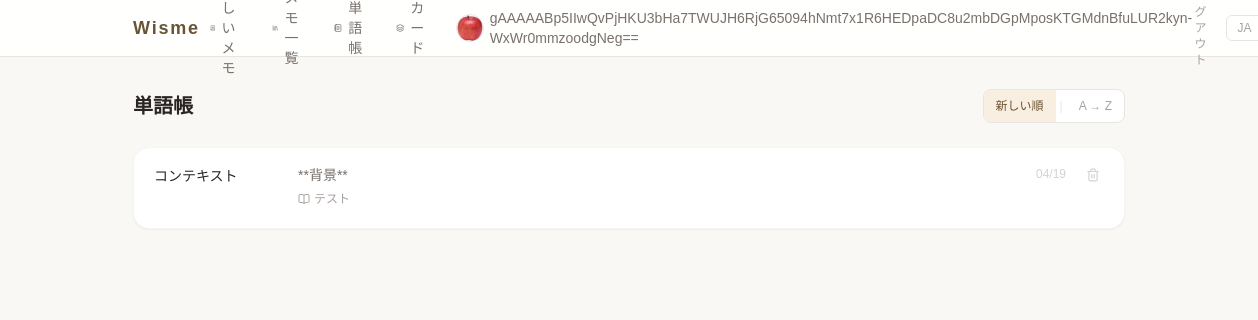
The app's page /wisme/words/ (signed in) with its own data.
### wisme/models.py (models this page shows, shortened)
class CustomUser(AbstractUser):
    display_name = EncryptedCharField(max_length=100, blank=True, verbose_name=_("表示名"))
    profile_image = models.ImageField(
        upload_to='media/profile/', blank=True, null=True, verbose_name=_("プロフィール画像")
    )

class SearchedWord(models.Model):
    owner = models.ForeignKey(
        settings.AUTH_USER_MODEL,
        on_delete=models.CASCADE,
        null=True,
        blank=True,
        verbose_name=_("オーナー"),
    )
    note = models.ForeignKey(
        Page,
        on_delete=models.CASCADE,
        related_name='words',
        null = True,
        blank = True,
        verbose_name=_("関連メモ")
    )
    word = models.CharField(max_length=100, db_index=True, verbose_name=_("意味を知りたい単語"))
    meaning = models.TextField(verbose_name=_("意味"))
    created_at = models.DateTimeField(auto_now_add=True, verbose_name=_("検索日時"))

class Page(models.Model):
    id = models.UUIDField(primary_key=True,
                          default = uuid.uuid4,editable=False,verbose_name="Id")
    owner = models.ForeignKey(
        settings.AUTH_USER_MODEL,
        on_delete=models.CASCADE,
        null=True,
        blank=True,
        verbose_name=_("オーナー"),
    )
    title = models.CharField(max_length=100,verbose_name=_("タイトル"))
    thoughts = models.TextField(max_length=1000,blank=True,verbose_name=_("このドキュメントを読んだ感想(空欄可)"))
    page_date = models.DateField(verbose_name=_("日付"))
    picture = models.ImageField(upload_to="wisme/picture/",blank = True,null = True,verbose_name=_("写真"))
    image_url = models.URLField(max_length=500, null=True, blank=True, verbose_name=_("サムネイルURL"))
    created_at = models.DateTimeField(auto_now_add = True,verbose_name=_("作成日時"))
    update_at = models.DateTimeField(auto_now = True,verbose_name=_("更新日時"))

### wisme/views.py (the view)
class WordListView(LoginRequiredMixin, ListView):
    model = SearchedWord
    template_name = 'wisme/word_list.html'
    context_object_name = 'words'
    def get_queryset(self):
        qs = SearchedWord.objects.filter(owner=self.request.user).select_related('note')
        if self.request.GET.get('sort') == 'alpha':
            return qs.order_by('word')
        return qs.order_by('-created_at')

### templates/wisme/word_list.html (shortened to what this page needs)
{% extends "base/wisme_base.html" %}
{% load i18n %}
{% block body %}
<div class="flex items-center justify-between mb-6">
    <h1 class="text-xl font-semibold text-stone-800">{% trans "単語帳" %}</h1>
    <div class="flex items-center gap-1 text-xs text-stone-400 bg-white border border-stone-200 rounded-lg overflow-hidden">
        <a href="?sort=created_at"
           class="px-3 py-2 hover:bg-accent-50 transition-colors {% if not request.GET.sort or request.GET.sort == 'created_at' %}bg-accent-50 text-accent-700 font-medium{% endif %}">
            {% trans "新しい順" %}
        </a>
        <span class="text-stone-200">|</span>
        <a href="?sort=alpha"
           class="px-3 py-2 hover:bg-accent-50 transition-colors {% if request.GET.sort == 'alpha' %}bg-accent-50 text-accent-700 font-medium{% endif %}">
            A → Z
        </a>
    </div>
</div>
{% if words %}
<div class="bg-white rounded-2xl border border-stone-100 shadow-sm divide-y divide-stone-50">
    {% for word in words %}
    <div class="px-5 py-4 flex gap-4 items-start hover:bg-stone-50/50 transition-colors">
        <div class="w-32 shrink-0">
            <span class="font-medium text-stone-800 text-sm">{{ word.word }}</span>
        </div>
        <div class="flex-1 min-w-0">
            <p class="text-sm text-stone-500 leading-relaxed">{{ word.meaning }}</p>
            {% if word.note %}
            <a href="{% url 'wisme:page_detail' word.note.id %}"
               class="mt-1 inline-flex items-center gap-1 text-xs text-stone-400 hover:text-stone-600 transition-colors">
                <i data-lucide="book-open" class="w-3 h-3"></i>
                {{ word.note.title }}
            </a>
            {% endif %}
        </div>
        <span class="text-xs text-stone-300 shrink-0 pt-0.5">{{ word.created_at|date:"m/d" }}</span>
        <form method="post" action="{% url 'wisme:word_delete' word.pk %}">
            <button type="submit"
                    class="text-stone-300 hover:text-red-400 transition-colors p-1 rounded"
                    title="{% trans '削除' %}">
                <i data-lucide="trash-2" class="w-3.5 h-3.5"></i>
            </button>
        </form>
    </div>
    {% endfor %}
</div>
{% else %}
<div class="text-center py-20 text-stone-400">
    <i data-lucide="notebook-text" class="w-12 h-12 mx-auto mb-4 opacity-30"></i>
    <p class="text-sm">{% trans "まだ単語が登録されていません。" %}</p>
    <p class="text-xs mt-1">{% trans "メモ作成中に単語を調べると、ここに保存されます。" %}</p>
</div>
{% endif %}
{% endblock %}

### templates/base/wisme_base.html (shortened to what this page needs)
{% load i18n %}
<!DOCTYPE html>
<html lang="{{ LANGUAGE_CODE }}">
<head>
    <script src="https://cdn.tailwindcss.com"></script>
    <link rel="stylesheet" href="/static/wisme/css/style.css">
</head>
<body class="bg-[#FAF8F4] text-[#2C2C2C] min-h-screen flex flex-col">
    <header class="border-b border-stone-200 bg-white/90 backdrop-blur-sm sticky top-0 z-40">
        <div class="max-w-5xl mx-auto px-4 h-14 flex items-center justify-between">
            <a href="{% url 'wisme:index' %}" class="text-lg font-semibold tracking-widest text-accent-700 hover:text-accent-500 transition-colors">Wisme</a>
            <nav class="flex items-center gap-1 sm:gap-1.5 text-sm text-stone-500">
                {% if user.is_authenticated %}
                    <a href="{% url 'wisme:page_create' %}"
                       class="flex items-center gap-1.5 rounded-lg px-2.5 py-1.5 hover:bg-amber-100 hover:text-amber-800 transition-colors">
                        <i data-lucide="book-plus" class="w-4 h-4"></i>
                        <span class="hidden sm:inline">{% trans "新しいメモ" %}</span>
                    </a>
                    <a href="{% url 'wisme:page_list' %}"
                       class="flex items-center gap-1.5 rounded-lg px-2.5 py-1.5 hover:bg-accent-100 hover:text-accent-700 transition-colors">
                        <i data-lucide="library" class="w-4 h-4"></i>
                        <span class="hidden sm:inline">{% trans "メモ一覧" %}</span>
                    </a>
                    <a href="{% url 'wisme:word_list' %}"
                       class="flex items-center gap-1.5 rounded-lg px-2.5 py-1.5 hover:bg-emerald-100 hover:text-emerald-800 transition-colors">
                        <i data-lucide="notebook-text" class="w-4 h-4"></i>
                        <span class="hidden sm:inline">{% trans "単語帳" %}</span>
                    </a>
                    <a href="{% url 'wisme:flashcard' %}"
                       class="flex items-center gap-1.5 rounded-lg px-2.5 py-1.5 hover:bg-sky-100 hover:text-sky-800 transition-colors">
                        <i data-lucide="layers" class="w-4 h-4"></i>
                        <span class="hidden sm:inline">{% trans "カード" %}</span>
                    </a>
                    {% with sa=user.socialaccount_set.first %}
                    <a href="{% url 'wisme:profile' %}"
                       class="flex items-center gap-1.5 rounded-lg px-2 py-1 hover:bg-rose-100 hover:text-rose-800 transition-colors">
                        {% if user.profile_image %}
                            <img src="{{ user.profile_image.url }}" alt=""
                                 class="w-7 h-7 rounded-full object-cover border border-stone-200">
                        {% elif sa.get_avatar_url %}
                            <img src="{{ sa.get_avatar_url }}" alt=""
                                 class="w-7 h-7 rounded-full object-cover border border-stone-200">
                        {% else %}
                            <span class="w-7 h-7 rounded-full bg-stone-100 flex items-center justify-center border border-stone-200">
                                <i data-lucide="user" class="w-4 h-4 text-stone-400"></i>
                            </span>
                        {% endif %}
                        <span class="hidden sm:inline">{{ user.display_name|default:user.username }}</span>
                    </a>
                    {% endwith %}
                    <a href="{% url 'account_logout' %}"
                       class="ml-1 rounded-lg px-2.5 py-1.5 text-xs text-stone-400 hover:bg-stone-100 hover:text-stone-700 transition-colors">{% trans "ログアウト" %}</a>
                {% endif %}
                <form action="{% url 'set_language' %}" method="post" class="flex items-center ml-1">
                    {% get_available_languages as available_langs %}
                    <select name="language" onchange="this.form.submit()"
                            class="text-xs text-stone-400 bg-transparent border border-stone-200 outline-none cursor-pointer py-1 px-1.5 rounded-md hover:border-stone-400 transition-colors">
                        {% for lang_code, lang_name in available_langs %}
                        <option value="{{ lang_code }}"
                                {% if lang_code == LANGUAGE_CODE %}selected{% endif %}>
                            {{ lang_code|upper }}
                        </option>
                        {% endfor %}
                    </select>
                </form>
            </nav>
        </div>
    </header>
    <main class="flex-1 max-w-5xl mx-auto w-full px-4 py-8">
        {% block body %}{% endblock %}
    </main>
</body>
</html>

### records on screen
CustomUser: profile_image (picture), display_name "gAAAAABp5IIwQvPjHKU3bHa7TWUJH6RjG65094hNmt7x1R6HEDpaDC8u2mbDGpMposKTGMdnBfuLUR2kyn-WxWr0mmzoodgNeg=="
SearchedWord: word "コンテキスト", meaning "**背景**", note "テスト", created_at "04/19"

### other values on screen
form field language "JA"
